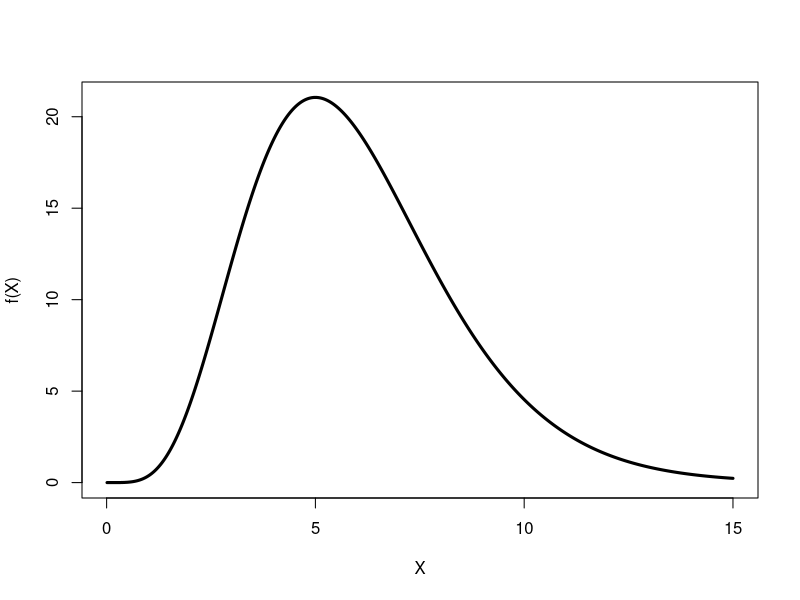
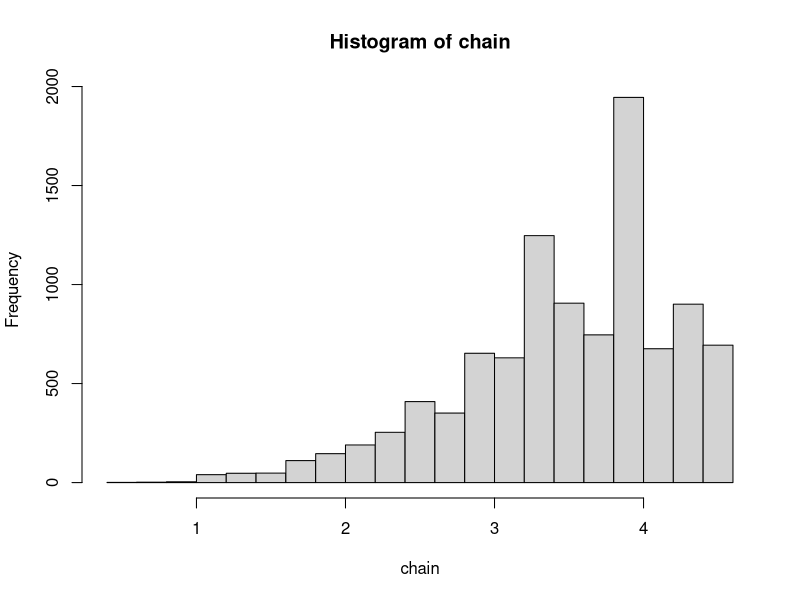
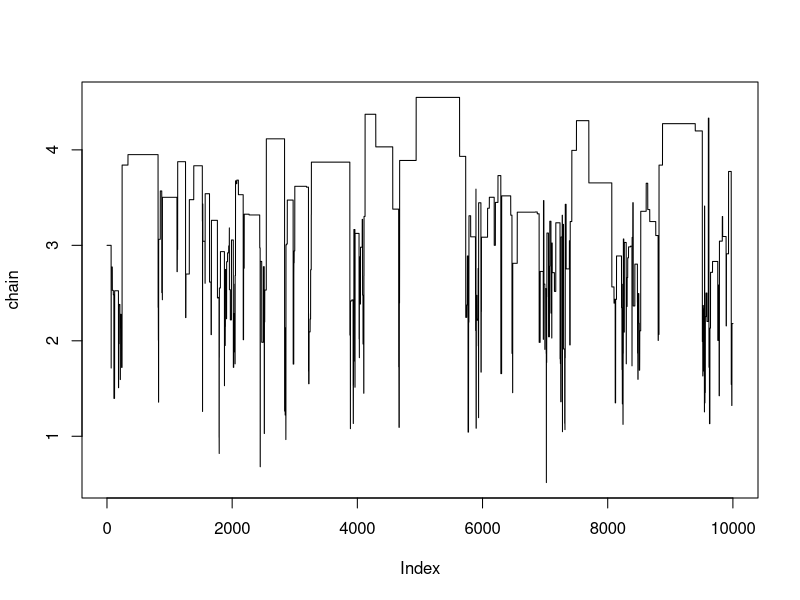
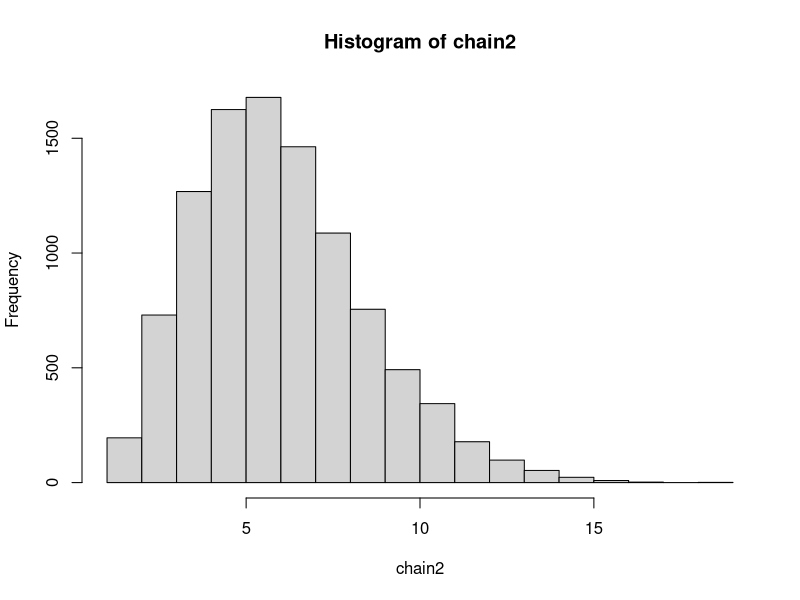
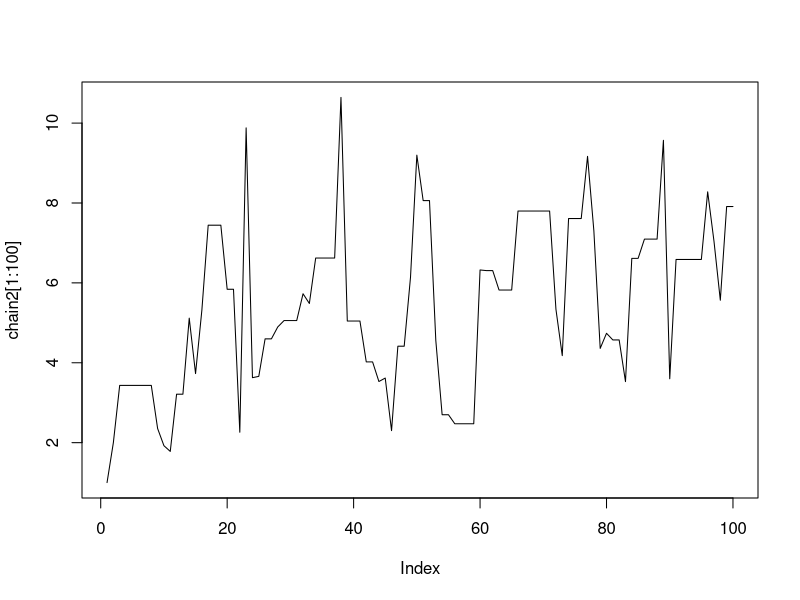
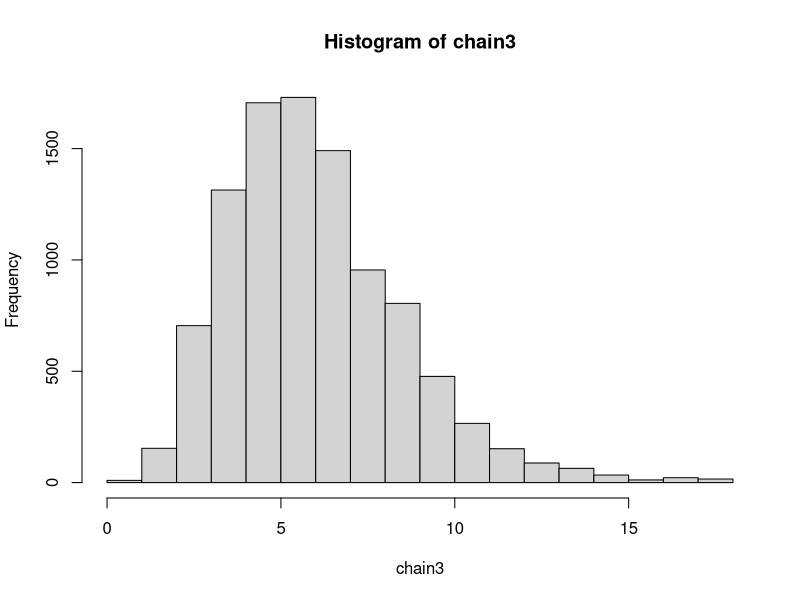
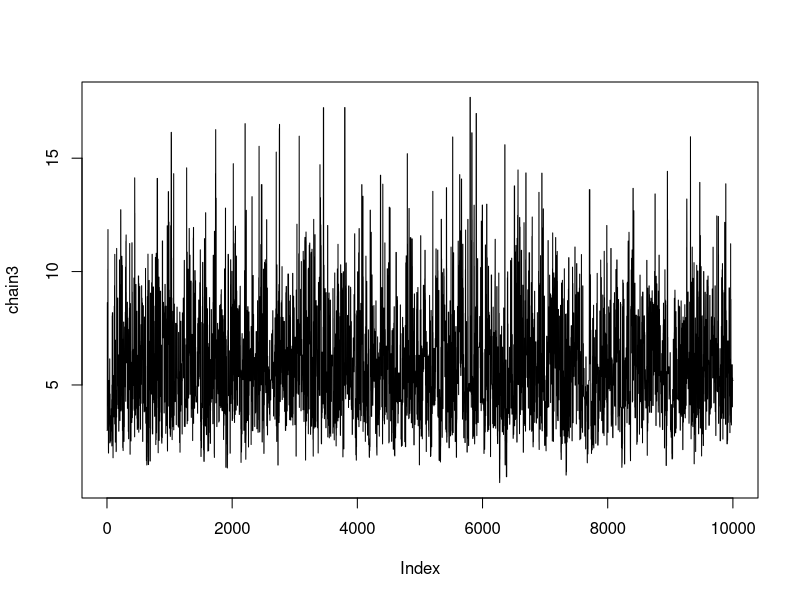
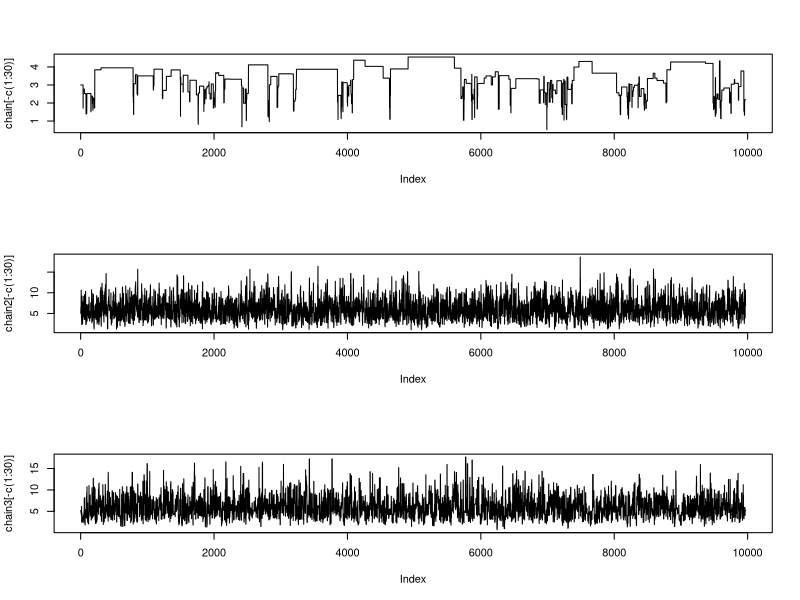

The R source for these figures, in order:
################### lab 4 

########## Ex. 1

### a)

f <- function(x){
  stopifnot(x>0)
  return(x^5*exp(-x))
}

X <- seq(0.01,15,0.01)
plot(X, f(X), type="l", lwd=3) # f(x) distribution

starting_point <- 3
N <- 1E4
set.seed(12345)

proposal_dist <- function(Xt){
  return(rlnorm(1, Xt, 1))
}

chain <- starting_point
accept <- 0

for (i in 1:N){
  
  x <- chain[length(chain)]
  # candidate point x_star from g
  x_star <- proposal_dist(x)
  
  # MH ratio
  R     <- (f(x_star) * dlnorm(x, x_star, 1)) / 
            (f(x) * dlnorm(x_star, x, 1))
  ap    <- runif(1)
  if (ap < R){
    chain <- c(chain, x_star)
    accept <- accept + 1
  } else chain <- c(chain, x) 
}

chain 
accept
cat("acceptance rate =", accept / N)

hist(chain)
plot(chain, type="l")  

# We observe from this plot that this method doesn't really converge and
# the majority of iterations are rejected (acceptance rate = 0.0309).
# Furthermore, a burn-in period is hard to detect / does not even look 
# useful in this scenario, as this method is not really giving us good results.

### b)

starting_point2 <- 1
N <- 1E4
set.seed(12345)

proposal_dist2 <- function(Xt){
  return(rchisq(1, floor(Xt+1)))
}

chain2 <- starting_point2
accept2 <- 0

for (i in 1:N){
  
  x <- chain2[length(chain2)]
  # candidate point x_star from g
  x_star <- proposal_dist2(x)
  
  # MH ratio
  R     <- (f(x_star) * dchisq(x, floor(x_star + 1))) / 
    (f(x) * dchisq(x_star, floor(x+1)))
  ap    <- runif(1)
  if (ap < R){
    chain2 <- c(chain2, x_star)
    accept2 <- accept2 + 1
  } else chain2 <- c(chain2, x) 
}

chain2
accept2
cat("acceptance rate =", accept2 / N)

hist(chain2)
plot(chain2[1:100], type="l")

### c)

starting_point3 <- 3
N <- 1E4
set.seed(12345)

proposal_dist3 <- function(Xt){
  return(rexp(1, Xt^-1))
}

chain3 <- starting_point3
accept3 <- 0

for (i in 1:N){
  
  x <- chain3[length(chain3)]
  # candidate point x_star from g
  x_star <- proposal_dist3(x)
  
  # MH ratio
  R     <- (f(x_star) * dexp(x, x_star^-1)) / 
    (f(x) * dexp(x_star, x^-1))
  ap    <- runif(1)
  if (ap < R){
    chain3 <- c(chain3, x_star)
    accept3 <- accept3 + 1
  } else chain3 <- c(chain3, x) 
}

mean(chain3)
cat("acceptance rate =", accept3 / N)

hist(chain3)
plot(chain3, type="l")

## d)

# Looking at the histograms, it is clear how the second and 
# third methods generate more reasonable results, both with 
# better acceptance rates than the first method. The first method seems to 
# generate too many samples with low values (< 4). The other two seem to generate
# fair results, compared to the distribution of f(x). They produce very similar
# results with slightly different acceptance rates, the Chi Squared distribution
# seems to be the best proposal distribution to choose for our case. A burn-in 
# period of 30 was chosen (mainly for method b) and c) as method a) does not
# get any better even with this burn-in period).

par(mfrow=c(3,1))
plot(chain[-c(1:30)], type="l")
plot(chain2[-c(1:30)], type="l")
plot(chain3[-c(1:30)], type="l")

cat("Method a) acceptance rate =", accept / N, "\n")
cat("Method b) acceptance rate =", accept2 / N, "\n")
cat("Method c) acceptance rate =", accept3 / N, "\n")

par(mfrow=c(3,1))
hist(chain[-c(1:30)], main = "Histogram of part a)", xlab = "x values")
hist(chain2[-c(1:30)], main = "Histogram of part b)", xlab = "x values")
hist(chain3[-c(1:30)], main = "Histogram of part c)", xlab = "x values")

par(mfrow=c(1,1))
plot(X, f(X), type="l", lwd=3)

# e)

cat("the expected value of the first method is:", mean(chain[-c(1:30)]), "\n")
cat("the expected value of the second method is:", mean(chain2[-c(1:30)]), "\n")
cat("the expected value of the third method is:", mean(chain3[-c(1:30)]), "\n")

# f)

# The distribution f(x) is a Gamma distribution with parameters
# alpha=6 and beta=1, hence E(x) = alpha/beta = 6.
# The results we obtained are pretty accurate with b) and c) methods,
# but not accurate at all using the first method a).
